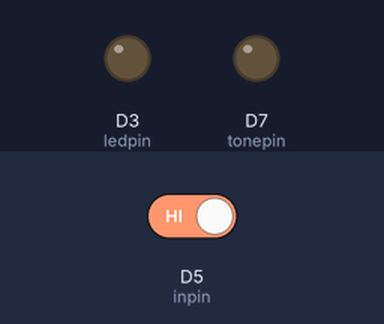
This sketch was run on a simulated ESP8266 (NodeMCU). On the bench: output pins drawn as LEDs (lit = HIGH). The test bench sets the inputs (shaded band); at power-on: D5 (inpin) HIGH.

Above: at 1.2 s.
1.3 s: D5 (inpin) driven LOW
At 1.6 s:
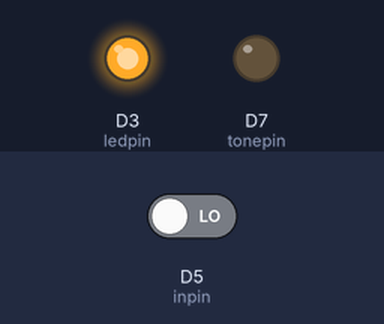
2.8 s: D5 (inpin) driven HIGH
At 4.4 s:
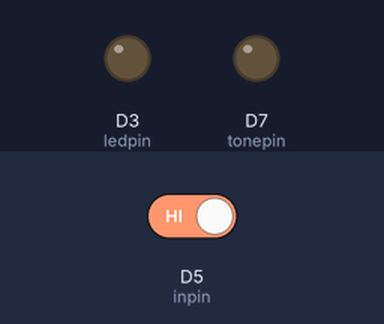
Timing chart, 0 to 5.9 s (numbered marks = the images above; inputs shaded):
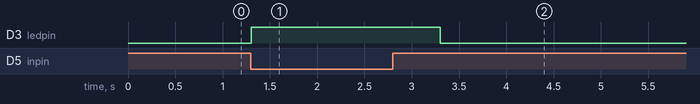

Measured:
- after the input at 1.3 s, D3 (ledpin): LOW → HIGH at once
- after the input at 2.8 s, D3 (ledpin): HIGH → LOW after 0.50 s

The sketch:

Button_Blink.ino
```cpp
/*
Keyestudio smart home Kit for Arduino
Project 4
Button
http://www.keyestudio.com
*/

//TASK 2

//FOR BUZZER

#define NTD0 -1
#define NTD1 294
#define NTD2 330
#define NTD3 350
#define NTD4 393
#define NTD5 441
#define NTD6 495
#define NTD7 556

#define NTDL1 147
#define NTDL2 165
#define NTDL3 175
#define NTDL4 196
#define NTDL5 221
#define NTDL6 248
#define NTDL7 278

#define NTDH1 589
#define NTDH2 661
#define NTDH3 700
#define NTDH4 786
#define NTDH5 882
#define NTDH6 990
#define NTDH7 112
// List all D-tuned frequencies
#define WHOLE 1
#define HALF 0.5
#define QUARTER 0.25
#define EIGHTH 0.25
#define SIXTEENTH 0.625
// List all beats
int tune [] = // List each frequency according to the notation
{
  NTD3, NTD3, NTD4, NTD5,
  NTD5, NTD4, NTD3, NTD2,
  NTD1, NTD1, NTD2, NTD3,
  NTD3, NTD2, NTD2,
  NTD3, NTD3, NTD4, NTD5,
  NTD5, NTD4, NTD3, NTD2,
  NTD1, NTD1, NTD2, NTD3,
  NTD2, NTD1, NTD1,
  NTD2, NTD2, NTD3, NTD1,
  NTD2, NTD3, NTD4, NTD3, NTD1,
  NTD2, NTD3, NTD4, NTD3, NTD2,
  NTD1, NTD2, NTDL5, NTD0,
  NTD3, NTD3, NTD4, NTD5,
  NTD5, NTD4, NTD3, NTD4, NTD2,
  NTD1, NTD1, NTD2, NTD3,
  NTD2, NTD1, NTD1
};
float durt [] = // List the beats according to the notation
{
  1,1,1,1,
  1,1,1,1,
  1,1,1,1,
  1 + 0.5,0.5,1 + 1,
  1,1,1,1,
  1,1,1,1,
  1,1,1,1,
  1 + 0.5,0.5,1 + 1,
  1,1,1,1,
  1,0.5,0.5,1,1,
  1,0.5,0.5,1,1,
  1,1,1,1,
  1,1,1,1,
  1,1,1,0.5,0.5,
  1,1,1,1,
  1 + 0.5,0.5,1 + 1,
};
int length;
int tonepin = D7; // Use interface 3

//for button
int ledpin = D3; // Define the led light in D5
int inpin = D5; // Define the button in D4
int val; // Define variable val

void setup ()
{
pinMode (ledpin, OUTPUT); // The LED light interface is defined as output
pinMode (inpin, INPUT); // Define the button interface as input

//buzzer
pinMode (tonepin, OUTPUT);
length = sizeof (tune) / sizeof (tune [0]); // Calculate length
}

void playOdetoJoy() {
  for (int x = 0; x <length; x ++)
  {
    tone (tonepin, tune [x]);
    delay (350* durt [x]); // This is used to adjust the delay according to the beat, 350 can be adjusted by yourself.
    noTone (tonepin);
  }
  delay (2000); // delay 2S
}

int count = 0;

void loop ()
{
val = digitalRead (inpin); // Read the digital 4 level value and assign it to val
if (val == LOW) // Whether the key is pressed, the light will be on when pressed
{
  count = count + 1;
  digitalWrite (ledpin, HIGH);
  delay(1000);
}
else
{
  digitalWrite (ledpin, LOW);
}

if (count == 5) {
   playOdetoJoy();
 }
}

// TASK 1

// int ledpin = D3; // Define the led light in D5
// int inpin = D5; // Define the button in D4
// int val; // Define variable val
// void setup ()
// {
// pinMode (ledpin, OUTPUT); // The LED light interface is defined as output
// pinMode (inpin, INPUT); // Define the button interface as input
// }
// void loop ()
// {
// val = digitalRead (inpin); // Read the digital 4 level value and assign it to val
// if (val == LOW) // Whether the key is pressed, the light will be on when pressed
// {digitalWrite (ledpin, LOW);}
// else
// {digitalWrite (ledpin, HIGH);}
// }
```
